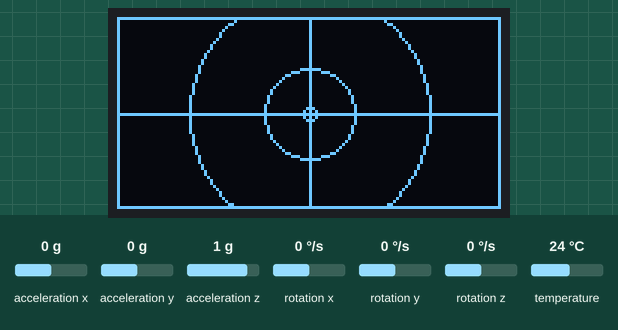
Recording of a sketch running on a simulated Arduino Mega 2560, built with avr-gcc and run on an emulated ATmega2560. Shown: 128×64 one-colour display. The inputs (shaded band) are chosen by the test bench; at power-on: acceleration x 0 g, acceleration y 0 g, acceleration z 1 g, rotation x 0 °/s, rotation y 0 °/s, rotation z 0 °/s, temperature 24 °C.

Above: at 1.3 s.
1.4 s: acceleration x set to -1.4 g
2.9 s: acceleration x set to -0.8 g
At 3.3 s:
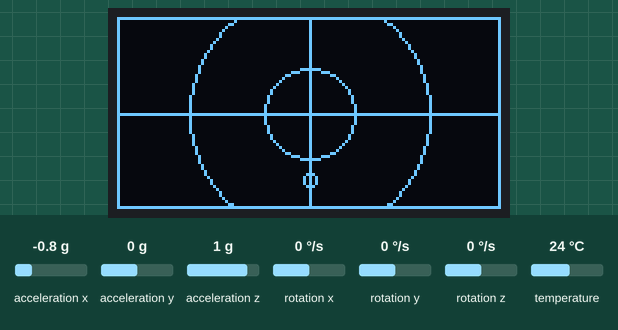
4.4 s: acceleration y set to -0.8 g
At 4.7 s:
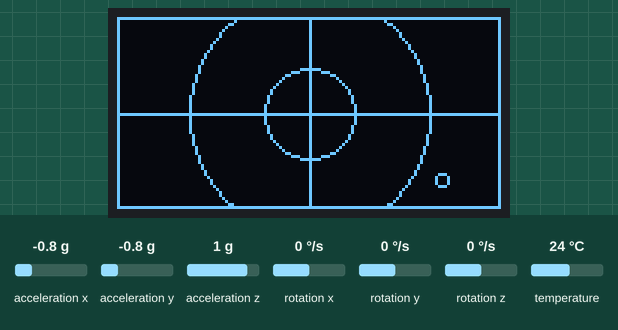
5.9 s: acceleration y set to 0.8 g
At 6.7 s:
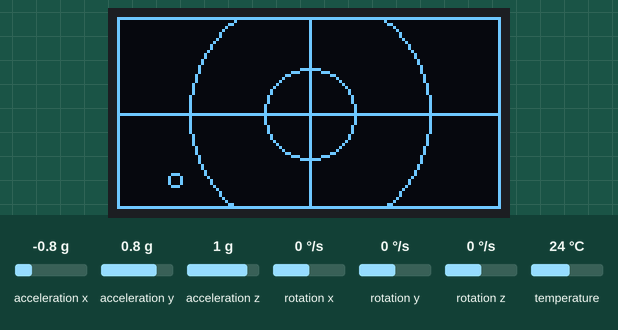
Timing chart, 0 to 8.4 s (numbered marks = the images above; inputs shaded):
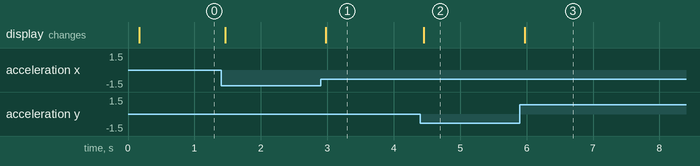

The sketch:

giroscopio_oled.ino
```cpp
#include <Adafruit_MPU6050.h>
#include <Adafruit_Sensor.h>
#include <Wire.h>
#include <Adafruit_SSD1306.h>

#define SCREEN_WIDTH 128
#define SCREEN_HEIGHT 64

#define OLED_RESET 4         // Reset pin # (or -1 if sharing Arduino reset pin)
#define SCREEN_ADDRESS 0x3C  ///< See datasheet for Address; 0x3D for 128x64, 0x3C for 128x32
Adafruit_SSD1306 display(SCREEN_WIDTH, SCREEN_HEIGHT, &Wire, OLED_RESET);

Adafruit_MPU6050 mpu;


void setup() {
  Serial1.begin(9600);
  mpu.begin();
  mpu.setAccelerometerRange(MPU6050_RANGE_8_G);
  mpu.setGyroRange(MPU6050_RANGE_500_DEG);
  mpu.setFilterBandwidth(MPU6050_BAND_21_HZ);
  delay(100);


  if (!display.begin(SSD1306_SWITCHCAPVCC, SCREEN_ADDRESS)) {

  }


}

void loop() {
  //display.height() =y
  //display.width()=x
  sensors_event_t a, g, temp;
  mpu.getEvent(&a, &g, &temp);

  float y = a.acceleration.x;
  int y1 = map(y, 10, -10, 0, display.height());
  float x = a.acceleration.y;
  int x1 = map(x, 10, -10, 0, display.width());


  if (x1>82){
    Serial1.println("d");
  }
 else if (x1<44){
    Serial1.println("i");
  }
  else if (y1>40){
    Serial1.println("r");
  }
 else if (y1<16){
    Serial1.println("a");
  }
  else{
    Serial.println("s");
  }
  display.clearDisplay();
  display.drawCircle(display.width() / 2, display.height() / 2, 15, SSD1306_WHITE);
  display.drawCircle(display.width() / 2, display.height() / 2, 40, SSD1306_WHITE);
  display.drawRect(0, 0, display.width(), display.height(), SSD1306_WHITE);
  display.drawLine(0, display.height() / 2, display.width(), display.height() / 2, SSD1306_WHITE);
  display.drawLine(display.width() / 2, 0, display.width() / 2, display.height(), SSD1306_WHITE);
  display.drawCircle(x1, y1, 2, SSD1306_WHITE);//circulo
  display.display();
  delay(10);


}
```

Measured:
- after the input at 2.9 s, the display: changes after 0.08 s (image 1)
- after the input at 4.4 s, the display: changes after 0.05 s (image 2)
- after the input at 5.9 s, the display: changes after 0.07 s (image 3)
